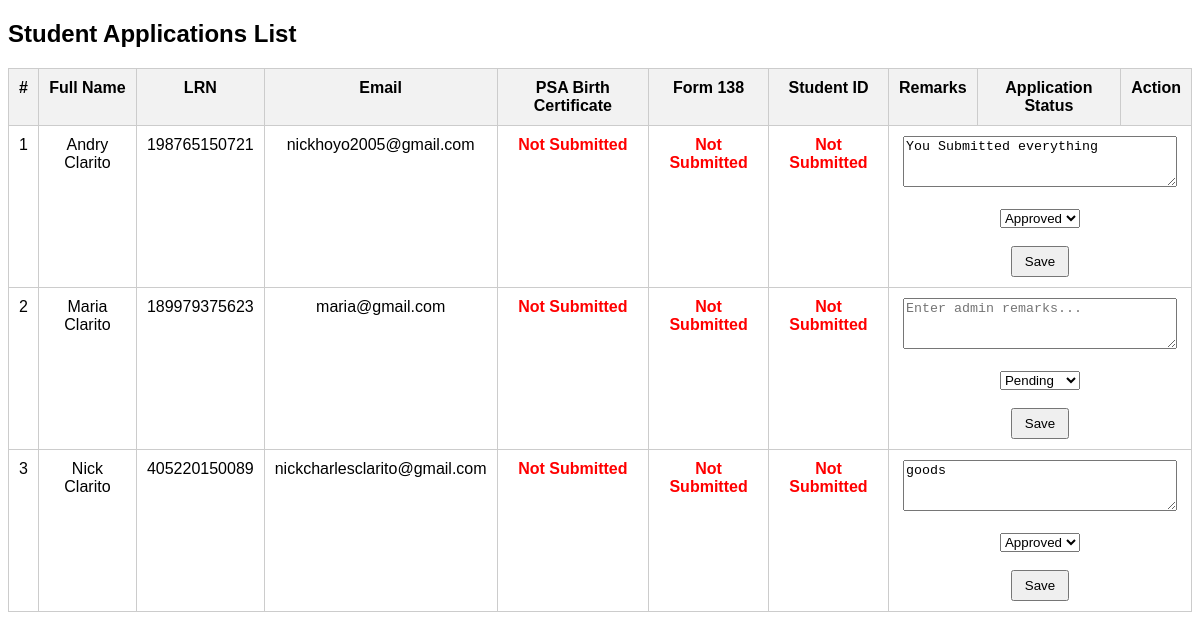
/Website_Files/Admin_Files/admin_student_application_list.php (signed in), run on an earlier commit of the app's database.
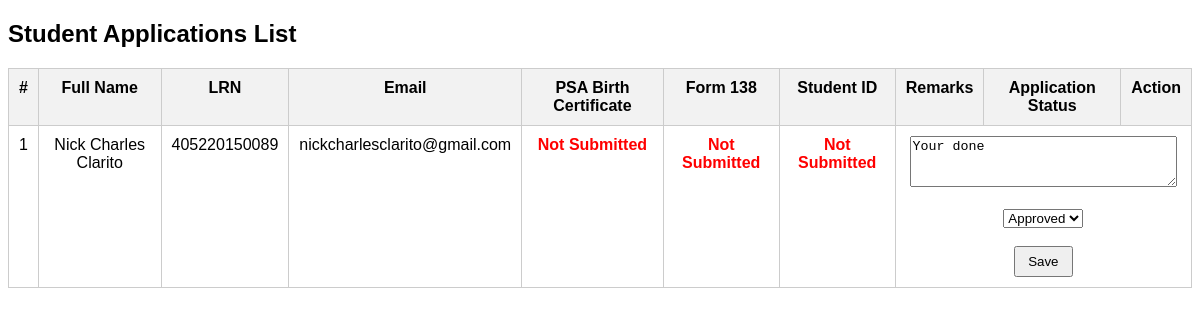
And on a later commit of the database.
### tables this page shows
CREATE TABLE `student_applications` (
  `application_id` int(11) NOT NULL,
  `first_name` varchar(100) NOT NULL,
  `last_name` varchar(100) NOT NULL,
  `middle_name` varchar(100) DEFAULT NULL,
  `extension_name` varchar(20) DEFAULT NULL,
  `lrn` varchar(12) NOT NULL,
  `date_of_birth` date NOT NULL,
  `gender` enum('male','female','other') NOT NULL,
  `civil_status` enum('single','married','divorced','widowed') NOT NULL,
  `house_number_street` varchar(255) NOT NULL,
  `barangay` varchar(100) NOT NULL,
  `city_municipality` varchar(100) NOT NULL,
  `province` varchar(100) NOT NULL,
  `contact_number` varchar(20) NOT NULL,
  `email` varchar(150) NOT NULL,
  `facebook_profile` varchar(255) DEFAULT NULL,
  `current_school` varchar(255) NOT NULL,
  `school_classification` enum('public','private') NOT NULL,
  `enrollment_type` enum('New','Transferee','Balik-Eskwela') NOT NULL DEFAULT 'New',
  `year_graduated` year(4) NOT NULL,
  `father_guardian_name` varchar(150) NOT NULL,
  `father_guardian_contact` varchar(20) NOT NULL,
  `mother_guardian_name` varchar(150) NOT NULL,
  `mother_guardian_contact` varchar(20) NOT NULL,
  `psa_birth_certificate` varchar(255) DEFAULT NULL,
  `form_138` varchar(255) DEFAULT NULL,
  `student_id_copy` varchar(255) DEFAULT NULL,
  `application_status` enum('Pending','Approved','Rejected') DEFAULT 'Pending',
  `remarks` text DEFAULT NULL,
  `date_submitted` timestamp NOT NULL DEFAULT current_timestamp()
);

### Website_Files/Admin_Files/admin_student_application_list.php (the view, shortened to what this page needs)
<?php
include "../../DB_Connection/Connection.php";
$sql = "SELECT * FROM student_applications ORDER BY application_id DESC";
$result = $connection->query($sql);
?>
<!DOCTYPE html>
<html lang="en">
<head>
</head>
<body>
<h2>Student Applications List</h2>
<table>
    <tr>
        <th>#</th>
        <th>Full Name</th>
        <th>LRN</th>
        <th>Email</th>
        <th>PSA Birth Certificate</th>
        <th>Form 138</th>
        <th>Student ID</th>
        <th>Remarks</th>
        <th>Application Status</th>
        <th>Action</th>
    </tr>
    <?php if ($result->num_rows > 0): ?>
        <?php $count = 1; ?>
        <?php while ($row = $result->fetch_assoc()): ?>
            <tr>
                <td><?= $count++; ?></td>
                <td><?= htmlspecialchars($row['first_name'] . ' ' . $row['last_name']); ?></td>
                <td><?= htmlspecialchars($row['lrn']); ?></td>
                <td><?= htmlspecialchars($row['email']); ?></td>
                <td>
                    <?php if (!empty($row['psa_birth_certificate'])): ?>
                        <a href="../../<?= htmlspecialchars($row['psa_birth_certificate']); ?>"
                           target="_blank"
                           class="submitted">Submitted</a>
                    <?php else: ?>
                        <span class="missing">Not Submitted</span>
                    <?php endif; ?>
                </td>
                <td>
                    <?php if (!empty($row['form_138'])): ?>
                        <a href="../../<?= htmlspecialchars($row['form_138']); ?>"
                           target="_blank"
                           class="submitted">Submitted</a>
                    <?php else: ?>
                        <span class="missing">Not Submitted</span>
                    <?php endif; ?>
                </td>
                <td>
                    <?php if (!empty($row['student_id_copy'])): ?>
                        <a href="../../<?= htmlspecialchars($row['student_id_copy']); ?>"
                           target="_blank"
                           class="submitted">Submitted</a>
                    <?php else: ?>
                        <span class="missing">Not Submitted</span>
                    <?php endif; ?>
                </td>
                <td colspan="3">
                    <form action="../../Back_End_Files/PHP_Files/student_update_remarks.php" method="POST">
                        <textarea name="remarks" rows="3"
                            placeholder="Enter admin remarks..."><?= htmlspecialchars($row['remarks']); ?></textarea>
                        <br><br>
                        <select name="application_status" required>
                            <option value="Pending" <?= $row['application_status']=='Pending'?'selected':''; ?>>Pending</option>
                            <option value="Approved" <?= $row['application_status']=='Approved'?'selected':''; ?>>Approved</option>
                        </select>
                        <br><br>
                        <button type="submit">Save</button>
                    </form>
                </td>
            </tr>
        <?php endwhile; ?>
    <?php else: ?>
        <tr>
            <td colspan="10">No enrollment records found.</td>
        </tr>
    <?php endif; ?>
</table>
</body>
</html>

### Website_Files/Admin_Files/admin_student_application_list.php (style rules this page uses)
body { font-family: Arial, sans-serif; }
table { width: 100%; border-collapse: collapse; }
th, td { padding: 10px; border: 1px solid #ccc; vertical-align: top; text-align: center; }
th { background-color: #f2f2f2; }
textarea { width: 95%; resize: vertical; }
.missing { color: red; font-weight: bold; }
button { padding: 6px 12px; cursor: pointer; }

What changed in the data, as far as the page shows it:
removed student_applications: first_name+last_name "Andry Clarito", lrn "198765150721", email "nickhoyo2005@gmail.com", shows "Not Submitted", remarks "You Submitted everything", application_status "Approved"
removed student_applications: first_name+last_name "Maria Clarito", lrn "189979375623", email "maria@gmail.com", shows "Not Submitted", application_status "Pending"
removed student_applications: first_name+last_name "Nick Clarito", lrn "405220150089", email "nickcharlesclarito@gmail.com", shows "Not Submitted", remarks "goods", application_status "Approved"
added student_applications: first_name+last_name "Nick Charles Clarito", lrn "405220150089", email "nickcharlesclarito@gmail.com", shows "Not Submitted", remarks "Your done", application_status "Approved"
